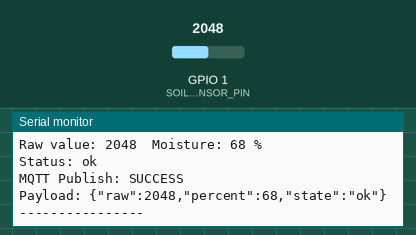
Simulated run of this sketch. Board: ESP32. Shown: the last lines printed to the serial monitor. The test bench sets the inputs (shaded band); at power-on: GPIO 1 (SOIL_SENSOR_PIN) = 2048. WiFi joins after 1.5 s; servers stay silent unless stated; the local clock reads 2024-03-15 10:24:30 at power-on unless the sketch sets it; no MQTT or app messages arrive unless stated.

Above: at 13.4 s.
13.5 s: GPIO 1 (SOIL_SENSOR_PIN) set to 105
At 14.4 s:
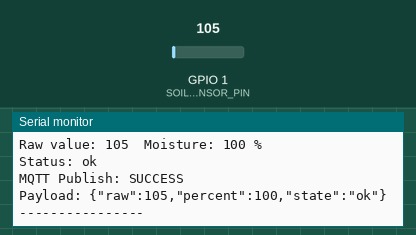
15.0 s: GPIO 1 (SOIL_SENSOR_PIN) set to 89
At 16.4 s:
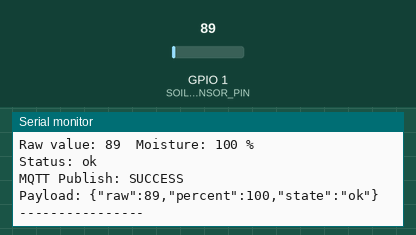
Timing chart, 0 to 18.0 s (numbered marks = the images above; inputs shaded):
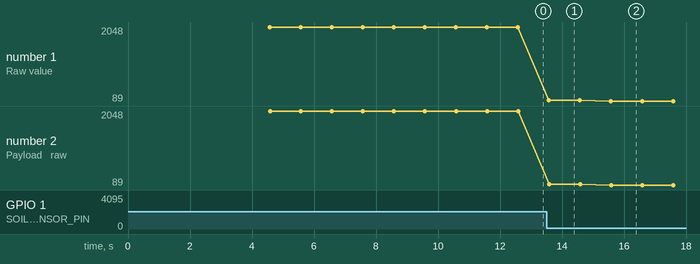

Measured:
- after the input at 13.5 s, the serial monitor: prints a new line after 0.08 s (image 1)
- after the input at 15.0 s, the serial monitor: prints a new line after 0.58 s (image 2)
- plotted number 1: 2048 → 105 after the input at 13.5 s, 105 → 89 after the input at 15.0 s
- plotted number 2: 2048 → 105 after the input at 13.5 s, 105 → 89 after the input at 15.0 s

The sketch:

moisturePublisher.ino
```cpp
#include <WiFi.h>
#include <MQTT.h>
#include <time.h>
#include "config.h"

// ========== GLOBAL VARIABLES ==========

WiFiClient wifiNetwork;
MQTTClient mqttClient(256);
unsigned long lastMeasurement = 0;

// ========== TIME CONFIG ==========
const char *NTP_SERVER = "pool.ntp.org";
const long GMT_OFFSET_SEC = 3600;     // UTC+1 (MEZ)
const int DAYLIGHT_OFFSET_SEC = 3600; // Sommerzeit

// ========== HELPER FUNCTION ==========
String getCurrentDateTime()
{
  struct tm timeinfo;
  if (!getLocalTime(&timeinfo))
  {
    return "Zeit nicht verfügbar";
  }

  char buffer[25];
  strftime(buffer, sizeof(buffer), "%Y-%m-%d %H:%M:%S", &timeinfo);
  return String(buffer);
}

// ========== SETUP ==========

void setup()
{
  Serial.begin(115200);
  delay(1000);

  Serial.println();
  Serial.println("========================================");
  Serial.println("Plant Sitter - Soil Moisture System");
  Serial.println("========================================");

  // Establish connections
  connectWiFi();

  // --- NTP TIME SYNC ---
  configTime(GMT_OFFSET_SEC, DAYLIGHT_OFFSET_SEC, NTP_SERVER);
  Serial.println("Zeit wird synchronisiert...");
  delay(2000);

  connectMQTT();

  Serial.println("System ready!");
  Serial.println("========================================");
}

// ========== MAIN LOOP ==========

void loop()
{
  // Update MQTT client
  mqttClient.loop();

  // Check connections and reconnect if necessary
  if (WiFi.status() != WL_CONNECTED)
  {
    Serial.println("WiFi connection lost! Reconnecting...");
    connectWiFi();
  }

  if (!mqttClient.connected())
  {
    Serial.println("MQTT connection lost! Reconnecting...");
    connectMQTT();
  }

  // Perform measurements at defined interval
  if (millis() - lastMeasurement >= MEASURE_INTERVAL_MS)
  {
    lastMeasurement = millis();
    publishMoisture();
  }
}

// ========== WIFI CONNECTION ==========

void connectWiFi()
{
  Serial.println();
  Serial.print("Connecting to WiFi: ");
  Serial.println(WIFI_SSID);

  WiFi.begin(WIFI_SSID, WIFI_PASSWORD);

  int attempts = 0;
  while (WiFi.status() != WL_CONNECTED)
  {
    delay(500);
    Serial.print(".");
    attempts++;

    if (attempts > 60)
    { // 30 seconds timeout
      Serial.println();
      Serial.println("ERROR: WiFi connection failed!");
      Serial.println("Retrying in 5 seconds...");
      delay(5000);
      attempts = 0;
    }
  }

  Serial.println();
  Serial.println("WiFi connected!");
  Serial.print("IP address: ");
  Serial.println(WiFi.localIP());
  Serial.print("Signal strength (RSSI): ");
  Serial.print(WiFi.RSSI());
  Serial.println(" dBm");
}

// ========== MQTT CONNECTION ==========

void connectMQTT()
{
  Serial.println();
  Serial.print("Connecting to MQTT broker: ");
  Serial.println(MQTT_BROKER_URL);

  mqttClient.begin(MQTT_BROKER_URL, wifiNetwork);

  int attempts = 0;
  while (!mqttClient.connect(MQTT_CLIENT_ID, MQTT_BROKER_USER, MQTT_BROKER_PASSWORD))
  {
    Serial.print(".");
    delay(500);
    attempts++;

    if (attempts > 40)
    { // 20 seconds timeout
      Serial.println();
      Serial.println("ERROR: MQTT connection failed!");
      Serial.println("Retrying in 5 seconds...");
      delay(5000);
      attempts = 0;
    }
  }

  Serial.println();
  Serial.print("MQTT connected! Client ID: ");
  Serial.println(MQTT_CLIENT_ID);
  Serial.print("Publishing to topic: ");
  Serial.println(MQTT_TOPIC);
}

// ========== SENSOR FUNCTIONS ==========

String classifyMoisture(int percent)
{
  if (percent < THRESHOLD_DRY)
  {
    return "dry";
  }
  else if (percent < THRESHOLD_CRITICAL)
  {
    return "critical";
  }
  else
  {
    return "ok";
  }
}

// ========== MQTT PUBLISH ==========

void publishMoisture()
{
  // Read sensor
  int sensorValue = analogRead(SOIL_SENSOR_PIN);

  // Calculate moisture percentage
  int moisturePercent = 100L * (SOIL_DRY_VALUE - sensorValue) / (SOIL_DRY_VALUE - SOIL_WET_VALUE);
  moisturePercent = constrain(moisturePercent, 0, 100);

  // Classify moisture level
  String state = classifyMoisture(moisturePercent);

  // Create JSON payload
  String payload = "{\"raw\":";
  payload += sensorValue;
  payload += ",\"percent\":";
  payload += moisturePercent;
  payload += ",\"state\":\"";
  payload += state;
  payload += "\"}";

  // Send to MQTT broker
  bool success = mqttClient.publish(MQTT_TOPIC, payload);

  // Debug output
  Serial.println();
  Serial.println("--- New Measurement ---");
  Serial.print("Datum/Uhrzeit: ");
  Serial.println(getCurrentDateTime());
  Serial.print("Raw value: ");
  Serial.print(sensorValue);
  Serial.print("\tMoisture: ");
  Serial.print(moisturePercent);
  Serial.println(" %");
  Serial.print("Status: ");
  Serial.println(state);
  Serial.print("MQTT Publish: ");
  Serial.println(success ? "SUCCESS" : "ERROR");
  Serial.print("Payload: ");
  Serial.println(payload);
  Serial.println("----------------");
}
```

config_example.h
```cpp
// Example configuration for the soil moisture publisher.
// Copy this file to config.h and fill in your real credentials and calibration.

#ifndef PLANT_SITTER_CONFIG_EXAMPLE_H
#define PLANT_SITTER_CONFIG_EXAMPLE_H

// WiFi credentials
#define WIFI_SSID        "YOUR_WIFI_SSID"
#define WIFI_PASSWORD    "YOUR_WIFI_PASSWORD"

// MQTT broker configuration
#define MQTT_CLIENT_ID   "MY_ESP32_CLIENT"
#define MQTT_BROKER_URL  "public.cloud.shiftr.io"
#define MQTT_BROKER_USER "public"
#define MQTT_BROKER_PASSWORD "public"
#define MQTT_TOPIC       "BBW/SoilMoisture"

// Sensor configuration
#define SOIL_SENSOR_PIN  1
#define SOIL_DRY_VALUE   3900  // ADC reading when the sensor is dry
#define SOIL_WET_VALUE   1200  // ADC reading when the sensor is wet

// Moisture thresholds
#define THRESHOLD_DRY       20
#define THRESHOLD_CRITICAL  35

// Measurement interval (ms)
#define MEASURE_INTERVAL_MS 1000

#endif  // PLANT_SITTER_CONFIG_EXAMPLE_H
```
